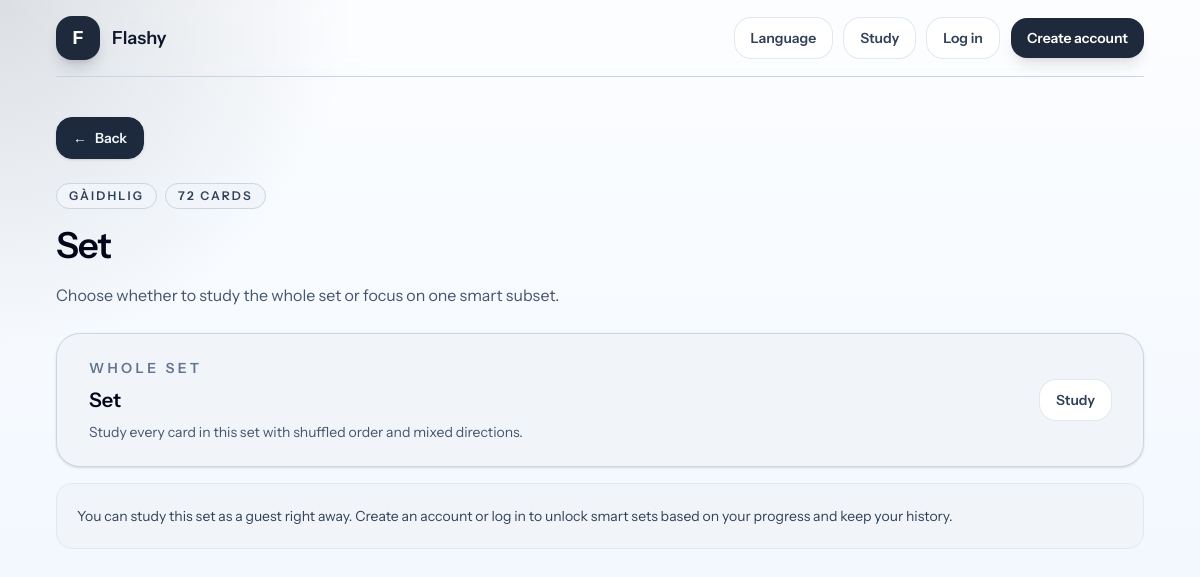
Screenshot of /sets/1 with the database file from the repository.
### tables this page shows
CREATE TABLE sets (
                id INTEGER PRIMARY KEY AUTOINCREMENT,
                language_id INTEGER,
                name TEXT NOT NULL,
                description TEXT NOT NULL DEFAULT "",
                published INTEGER NOT NULL DEFAULT 1,
                created_at TEXT NOT NULL
            );

CREATE TABLE languages (
                id INTEGER PRIMARY KEY AUTOINCREMENT,
                name TEXT NOT NULL UNIQUE,
                description TEXT NOT NULL DEFAULT "",
                created_at TEXT NOT NULL
            );

### app/Core/View.php (called while the page is built, shortened)
<?php
final class View
{
    public static function render(string $template, array $data = []): void
    {
        require base_path('views/layouts/app.php');
    }
}

### app/Controllers/PublicController.php (called while the page is built, shortened)
<?php
final class PublicController
{
    public function set(int $setId): void
    {
        $set = $this->sets->find($setId);
        $cards = $this->cards->forSet($setId);
        $smartSets = [];
        $userId = $this->auth->userId();
        View::render('public/set', [
            'title' => $set['name'],
            'set' => $set,
            'card_count' => count($cards),
            'smart_sets' => $smartSets,
            'show_smart_sets' => $userId !== null,
        ]);
    }
}

### app/Repositories/SetRepository.php (called while the page is built, shortened)
<?php
final class SetRepository
{
    public function find(int $id): ?array
    {
        $statement = $this->pdo->prepare(
            'SELECT sets.*, languages.name AS language_name
             FROM sets
             INNER JOIN languages ON languages.id = sets.language_id
             WHERE sets.id = :id
             LIMIT 1'
        );
        $statement->execute(['id' => $id]);
        $set = $statement->fetch();
        return $set === false ? null : $set;
    }
}

### app/helpers.php (called while the page is built, shortened)
<?php
function e(string $value): string
{
    return htmlspecialchars($value, ENT_QUOTES, 'UTF-8');
}

### views/public/set.php (the view, shortened to what this page needs)
<section class="mx-auto max-w-6xl space-y-6">
	<?php
	$availableSmartSets = array_values(array_filter(
		$smart_sets ?? [],
		static fn(array $smartSet): bool => (int)($smartSet['count'] ?? 0) > 0
	));
	$emptySmartSets = array_values(array_filter(
		$smart_sets ?? [],
		static fn(array $smartSet): bool => (int)($smartSet['count'] ?? 0) === 0
	));
	$orderedSmartSets = [...$availableSmartSets, ...$emptySmartSets];
	?>
	<div class="flex flex-col gap-2">
		<a
				class="mb-4 inline-flex w-fit items-center gap-2 rounded-2xl border border-slate-800 bg-slate-800 px-4 py-2.5 text-sm font-semibold text-slate-100 shadow-sm"
				href="/languages/<?= e((string)$set['language_id']) ?>">
            <span aria-hidden="true">←</span>
            <span>Back</span>
        </a>
		<div class="flex flex-col gap-2 sm:flex-row sm:items-start sm:justify-between">
			<div>
				<div class="flex flex-wrap gap-2">
                <span class="inline-flex items-center rounded-full border border-slate-300 bg-slate-100 px-3 py-1 text-xs font-semibold uppercase tracking-[0.18em] text-slate-700">
                    <?= e($set['language_name']) ?>
                </span>
					<span class="inline-flex items-center rounded-full border border-slate-300 bg-slate-100 px-3 py-1 text-xs font-semibold uppercase tracking-[0.18em] text-slate-700">
                    <?= e((string)$card_count) ?> cards
                </span>
				</div>
				<h1 class="mt-4 text-3xl font-semibold tracking-tight text-slate-950 sm:text-4xl"><?= e($set['name']) ?></h1>
				<p class="mt-4 max-w-2xl text-base leading-7 text-slate-600">
					<?= e($set['description'] !== '' ? $set['description'] : 'Choose whether to study the whole set or focus on one smart subset.') ?>
				</p>
			</div>
		</div>
	</div>
	<div class="space-y-4">
		<div class="rounded-3xl border border-slate-300 bg-slate-100 px-5 py-6 shadow-sm sm:px-8">
			<div class="flex flex-col gap-4 sm:flex-row sm:items-center sm:justify-between">
				<div>
					<p class="text-sm font-semibold uppercase tracking-[0.24em] text-slate-500">Whole set</p>
					<h2 class="mt-2 text-xl font-semibold text-slate-950"><?= e($set['name']) ?></h2>
					<p class="mt-2 text-sm text-slate-600">Study every card in this set with shuffled order and mixed
						directions.</p>
				</div>
				<form
						method="post"
						action="/sets/<?= e((string)$set['id']) ?>/start">
					<button
							class="btn-secondary w-full justify-center sm:w-auto"
							type="submit">Study
					</button>
				</form>
			</div>
		</div>
		<?php if ($show_smart_sets): ?>
			<div class="pt-4 sm:pt-6">
				<p class="text-sm font-semibold uppercase tracking-[0.24em] text-slate-500">Smart Sets</p>
				<h2 class="mt-2 text-2xl font-semibold text-slate-950">Focus this set where it matters most.</h2>
			</div>
			<div class="grid gap-4 sm:grid-cols-2 md:grid-cols-4">
				<?php foreach ($orderedSmartSets as $smartSet): ?>
					<?php $isEmpty = (int)$smartSet['count'] === 0; ?>
					<div class="h-full rounded-3xl border px-5 py-6 shadow-sm <?= $isEmpty ? 'border-slate-300 bg-slate-200 text-slate-500' : 'border-slate-700 bg-slate-800 text-white' ?>">
						<div class="flex h-full w-full flex-col gap-4">
							<div>
								<h2 class="text-xl font-semibold <?= $isEmpty ? 'text-slate-700' : 'text-white' ?>"><?= e($smartSet['name']) ?></h2>
								<p class="mt-2 text-sm <?= $isEmpty ? 'text-slate-500' : 'text-slate-300' ?>">
									<?= e($smartSet['description']) ?>
								</p>
							</div>
							<div class="mt-auto flex items-end justify-between gap-3">
								<div>
									<?php if ($isEmpty): ?>
										<p class="text-xs font-medium leading-5 text-rose-700">We need more data,
											study more cards to use this smart set.</p>
									<?php else: ?>
										<p class="text-xs font-medium uppercase tracking-[0.2em] text-slate-400"><?= e((string)$smartSet['count']) ?>
											cards</p>
									<?php endif; ?>
								</div>
								<?php if (!$isEmpty): ?>
									<form
											method="post"
											action="/sets/<?= e((string)$set['id']) ?>/smart/<?= e($smartSet['key']) ?>/start">
										<?= Csrf::input() ?>
										<button
												class="btn-secondary justify-center sm:w-auto"
												type="submit">
											Study
										</button>
									</form>
								<?php endif; ?>
							</div>
						</div>
					</div>
				<?php endforeach; ?>
			</div>
		<?php else: ?>
			<div class="rounded-2xl border border-slate-200 bg-slate-100 px-5 py-5 text-sm leading-6 text-slate-700">
				You can study this set as a guest right away. Create an account or log in to unlock smart sets based on
				your progress and keep your history.
			</div>
		<?php endif; ?>
	</div>
</section>

### rows the page displays
sets: language.name "GÀIDHLIG", name "Set", description "Choose whether to study the whole set or focus on one smart subset."

### other values shown
$card_count "72"
